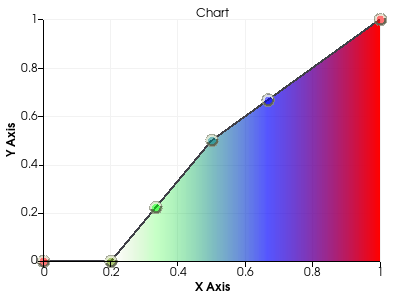

The Python source for this figure:
#!/usr/bin/env python
# Demonstrate composite transfer function and control points items in a chart.

import vtkmodules.vtkInteractionStyle  # noqa: F401
import vtkmodules.vtkRenderingContextOpenGL2  # noqa: F401
import vtkmodules.vtkRenderingOpenGL2  # noqa: F401

from vtkmodules.vtkChartsCore import (
    vtkChartXY,
    vtkCompositeControlPointsItem,
    vtkCompositeTransferFunctionItem,
)
from vtkmodules.vtkCommonCore import vtkLookupTable
from vtkmodules.vtkCommonDataModel import vtkPiecewiseFunction
from vtkmodules.vtkRenderingContext2D import vtkContextActor
from vtkmodules.vtkRenderingCore import (
    vtkColorTransferFunction,
    vtkRenderWindow,
    vtkRenderWindowInteractor,
    vtkRenderer,
)

# Color transfer function.
color_transfer_function = vtkColorTransferFunction()
color_transfer_function.AddHSVSegment(0.0, 0.0, 1.0, 1.0, 0.3333, 0.3333, 1.0, 1.0)
color_transfer_function.AddHSVSegment(0.3333, 0.3333, 1.0, 1.0, 0.6666, 0.6666, 1.0, 1.0)
color_transfer_function.AddHSVSegment(0.6666, 0.6666, 1.0, 1.0, 1.0, 0.0, 1.0, 1.0)
color_transfer_function.Build()

# Opacity function.
opacity_function = vtkPiecewiseFunction()
opacity_function.AddPoint(0.2, 0.0)
opacity_function.AddPoint(0.5, 0.5)
opacity_function.AddPoint(1.0, 1.0)

# Set up a chart.
chart = vtkChartXY()
chart.SetTitle("Chart")
chart.ForceAxesToBoundsOn()

composite_item = vtkCompositeTransferFunctionItem()
composite_item.SetColorTransferFunction(color_transfer_function)
composite_item.SetOpacityFunction(opacity_function)
composite_item.SetMaskAboveCurve(True)
chart.AddPlot(composite_item)

control_points_item = vtkCompositeControlPointsItem()
control_points_item.SetOpacityFunction(opacity_function)
control_points_item.SetColorTransferFunction(color_transfer_function)
chart.AddPlot(control_points_item)

# Context actor and scene wiring.
context_actor = vtkContextActor()
context_actor.GetScene().AddItem(chart)

# Renderer
renderer = vtkRenderer()
renderer.SetBackground(1.0, 1.0, 1.0)
context_actor.GetScene().SetRenderer(renderer)
renderer.AddActor(context_actor)

# Window
render_window = vtkRenderWindow()
render_window.SetSize(400, 300)
render_window.SetMultiSamples(1)
render_window.AddRenderer(renderer)
render_window.SetWindowName("scalars to colors")

# Interactor
interactor = vtkRenderWindowInteractor()
interactor.SetRenderWindow(render_window)

interactor.Initialize()
interactor.Start()
